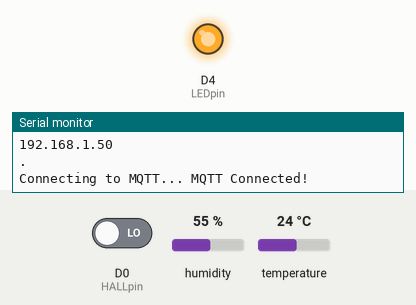
This sketch was run on a simulated ESP8266 (NodeMCU). On the bench: output pins drawn as LEDs (lit = HIGH), the last lines printed to the serial monitor. The inputs (shaded band) are chosen by the test bench; at power-on: D0 (HALLpin) LOW, humidity 55 %, temperature 24 °C. WiFi joins after 1.5 s; servers stay silent unless stated; no MQTT or app messages arrive unless stated.

Above: at 2.7 s.
2.8 s: D0 (HALLpin) driven HIGH
At 3.9 s:
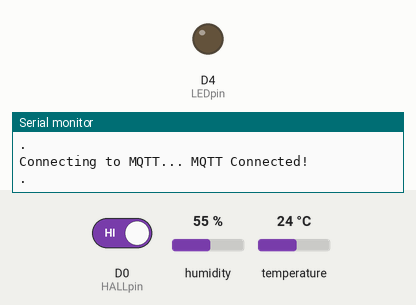
4.3 s: D0 (HALLpin) driven LOW
At 5.0 s:
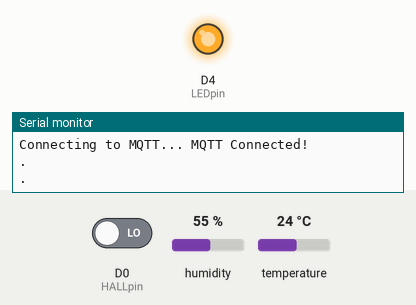
Timing chart, 0 to 7.3 s (numbered marks = the images above; inputs shaded):
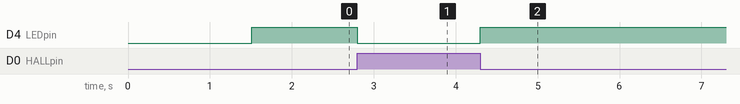

The sketch:

weather_station.ino
```cpp
/************************* Værstasjon setup ***********************************/
#include <ESP8266WiFi.h>          //Internett modul/sensor bibliteket
#include "Adafruit_MQTT.h"        //MQTT protokoll bibliotek
#include "Adafruit_MQTT_Client.h" //MQTT klient bibliotek
/************************* WiFi Access Point **********************************/
#define WLAN_SSID       "[Your_SSID]"
#define WLAN_PASS       "[Your_password]"
#define MQTT_SERVER     "[Your_IP]"          // static ip address
#define MQTT_PORT       1883
#define MQTT_USERNAME   ""
#define MQTT_PASSWORD   ""
/**************************** Global State ***********************************/
// Lager en ESP8266 WiFiClient klasse som kobles til MQTT serveren.
WiFiClient client;
// Etter opp MQTT client klassen ved å legge inn WiFi client, MQTT server og login detaljer.
Adafruit_MQTT_Client mqtt(&client, MQTT_SERVER, MQTT_PORT, MQTT_USERNAME, MQTT_PASSWORD);
/******************************* Feeds ***************************************/
// Definerer en feed kalt "ute"
// Legg merke til at MQTT veier for AIO følger formen: <bruker_navn>/feeds/<feed_navn>
Adafruit_MQTT_Publish UTE = Adafruit_MQTT_Publish(&mqtt, MQTT_USERNAME "/ute/pi");
/**************************** Sketch Code ************************************/

//Henter inn DHT22 sensor bibliotek og definerer pin som sensoren er koblet til
#include "DHT.h"
#define DHTpin D2
DHT dht;

/************************* Vindmåler setup ***********************************/
#define HALLpin D0    //Pinne for vindsensor
#define LEDpin D4     //Pinne for debug-LED

int val;              //Trigger for tidtaker omdreiningstall
int stat=LOW;         //Magnet detektert
int stat2;            //Magnet ikke detektert
float speedk;         //Vindhastighet
int cnt=0;            //Gjeldende antall omdreininger siden siste utregning
int valTime[19];      //Gjeldende tid for omdreining
float radius = 150.0;  //Avstand fra sentrum av spindel til magnet
int interval = 0;     //Interval av cnt rotasjoner
long sum = 0;         //Gjennomsnittlig tid per rotasjon i interval av cnt rotasjoner
long s = 0;           //Total tid for cnt rotasjoner
double rps = 0;       //Antall omdreininger per sekund
double rpm = 0;       //Antall omdreininger per minutt
int total = 0;
long last = 0;
int updint = 10000; //Data sending interval
float speedl[1];

void setup() {
 /*WiFi.mode (WIFI_STA); // skrur av AP (Access point) mode*/
 Serial.begin(115200);
 delay(10);
 Serial.println(F("RPi-ESP-MQTT"));
 /********************* Kobler til WiFi access point. ***********************/
 Serial.println(); Serial.println();
 Serial.print("Connecting to ");
 Serial.println(WLAN_SSID);
 WiFi.begin(WLAN_SSID, WLAN_PASS);
 while (WiFi.status() != WL_CONNECTED) {
   delay(500);
   Serial.print(".");
 }
 Serial.println();
 Serial.println("WiFi connected");
 Serial.println("IP address: "); Serial.println(WiFi.localIP());
 //DHTsensor
 dht.setup(DHTpin);

 /*************** Definerer pinnekonfigurasjon for vindsensor. ***************/
 pinMode(LEDpin, OUTPUT);
 /*attachInterrupt(digitalPinToInterrupt(D0),windGauge, RISING);*/
}
uint32_t x=0;

void loop() {
 /******************** Kjører vindmåling ********************/
  val=digitalRead(HALLpin);
  if(val == 1)
    stat=LOW;
   else {
    stat=HIGH;
    valTime[cnt] = millis();
   }
   digitalWrite(LEDpin,stat); //debugging LED_BUILTIN

  if(stat2!=stat)
   {  //teller når magneten passerer hall-sensoren
     Serial.println(".");

     cnt++;
     stat2=stat;
     if (cnt == 19) {
      for (int i = 0; i < 18;i++) {
        interval = valTime[i+1] - valTime[i];
        s = s + interval;

      }
      sum = s/18;
      Serial.print("Gjennomsnittstid er: ");
      Serial.print(sum);
      Serial.println(" ms");
     //Beregning av antall omdreininger per sekund:
     double rps = 1000.0/(sum);
     //Beregning av antall omdreininger per minutt:
     double rpm = 60000.0/(sum);
     Serial.print(rps);
     Serial.println(" rps");
     //Omregning til meter per sekund
     double speedk = (2 * 3.1415926536 * (radius/1000) * (double)rps);
     Serial.println("");
     Serial.print(speedk);
     Serial.println(" m/s");
      speedl[total] = speedk;
      total++;
      s = 0;
      cnt = 0;
     }
   }
 /******************** MQTT run ********************/
 // MQTT_connect() funskjonen kjører ved opp start og automatisk hvis den blir koblet av).
 // Funksjonen ligger i vedlagt kodefil: tilkobling
  MQTT_connect();

   float temp = dht.getTemperature(), humi = dht.getHumidity();
  if (total == 1){
    Serial.print("Temperatur: ");
    Serial.print(temp);
    Serial.println(" C");
    Serial.print("Fuktighet: ");
    Serial.print(humi);
    Serial.println(" %");
    Serial.print("Vindhastighet: ");
    Serial.print(speedl[0]);
    Serial.println(" m/s");
    total = 0;
  }
  if(millis()-last >= updint){ //Sender data ved gitt tidsintervall
    UTE.publish(temp+500); //Legger til konstantverdi for å skille verdiene fra hverandre i pakkedata
    UTE.publish(humi);
    UTE.publish(speedl[0]+1000);
    Serial.println("Verdier sendt!");
      last = millis();
      Serial.println(last);
  }
}
```

tilkobling.ino
```cpp
/** Function to connect and reconnect as necessary to the MQTT server. ***/
void MQTT_connect(){
 int8_t ret;
 // Stop if already connected.
 if (mqtt.connected()) {
   return;
 }
 Serial.print("Connecting to MQTT... ");
 uint8_t retries = 3;
 while ((ret = mqtt.connect()) != 0) { // connect will return 0 for connected
      Serial.println(mqtt.connectErrorString(ret));
      Serial.println("Retrying MQTT connection in 5 seconds...");
      mqtt.disconnect();
      delay(5000);  // wait 5 seconds
      retries--;
      if (retries == 0) {
        // basically die and wait for WDT to reset me
        while (1);
      }
 }
 Serial.println("MQTT Connected!");
}
```

Measured:
- after the input at 2.8 s, D4 (LEDpin): HIGH → LOW at once
- after the input at 4.3 s, D4 (LEDpin): LOW → HIGH at once
